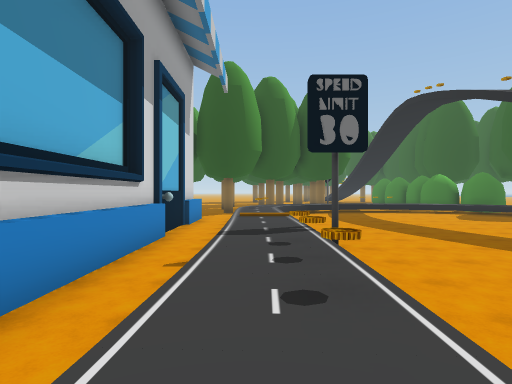
[1] (above)

24 first-person views from a walk through a scene from a Unity 3-D project. The camera is 1.2 m above the floor, looks level and sees 80° across. The floor is counted in squares, 2 m on a side. Each view is taken from the middle of a square. On the plan, view 1 faces up. The plan holds only what a view shows up to about 9 squares ahead; the rest is blank. The place goes on beyond the plan. The player character is not drawn.

[2]
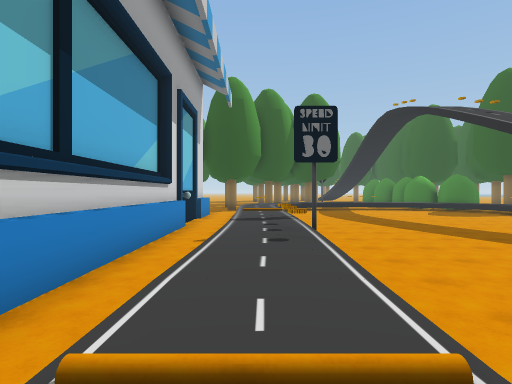

[3]
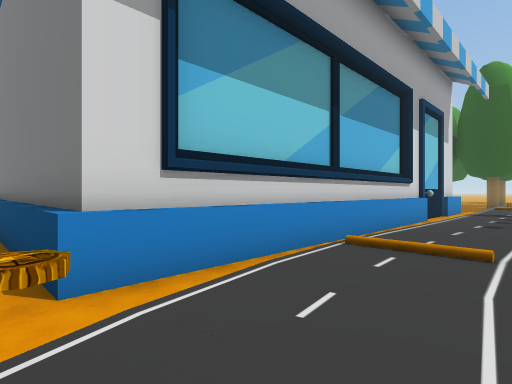

[4]
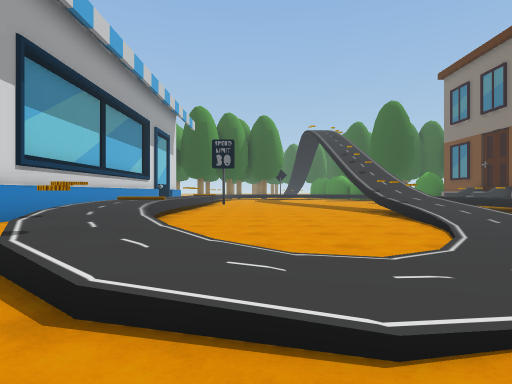

[5]
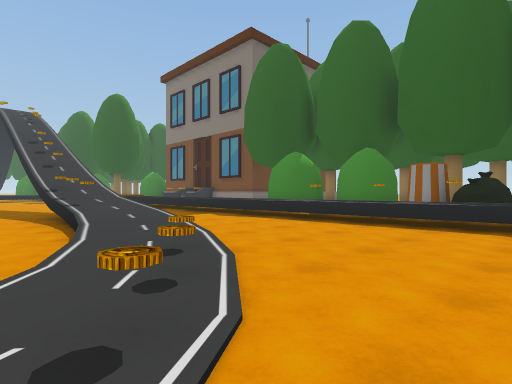

[6]
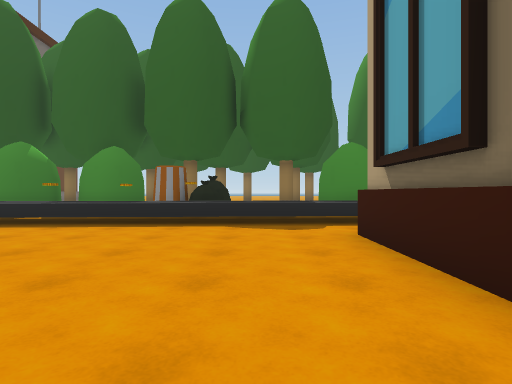

[7]
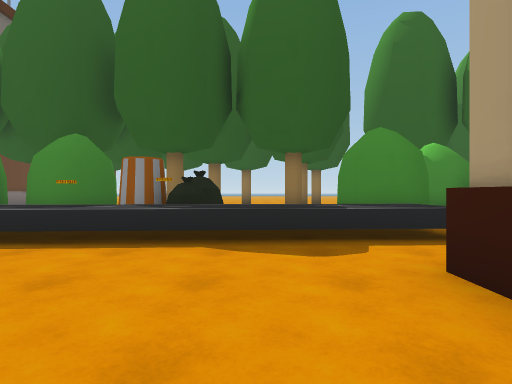

[8]
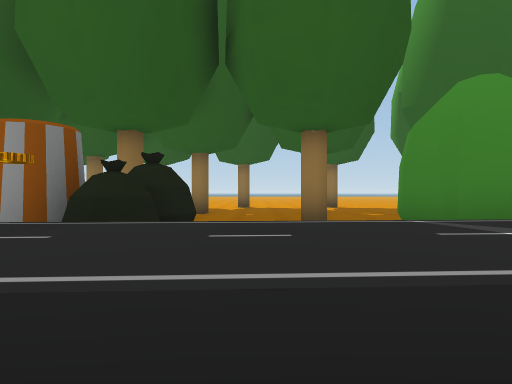

[9]
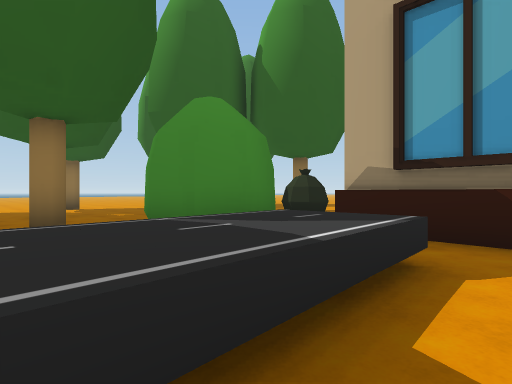

[10]
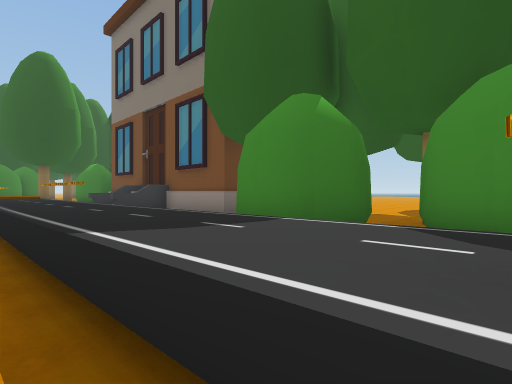

[11]
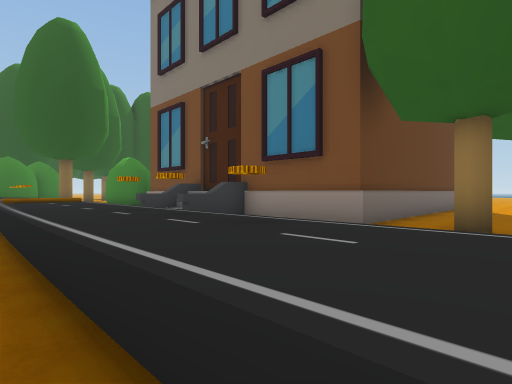

[12]
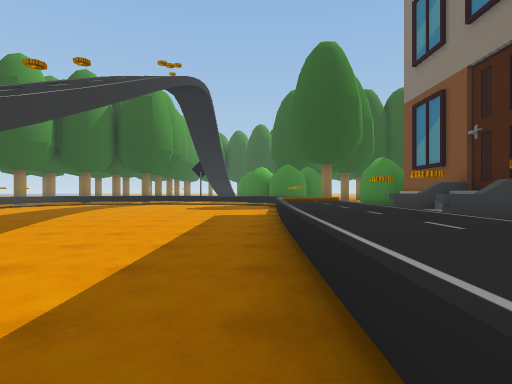

[13]
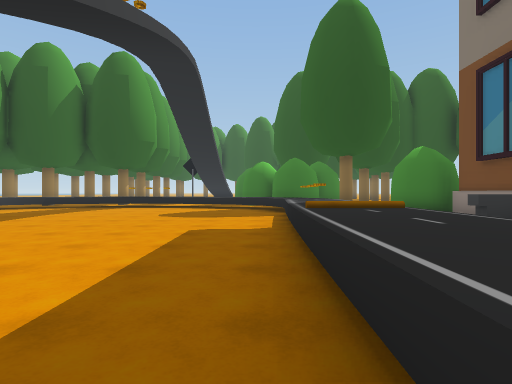

[14]
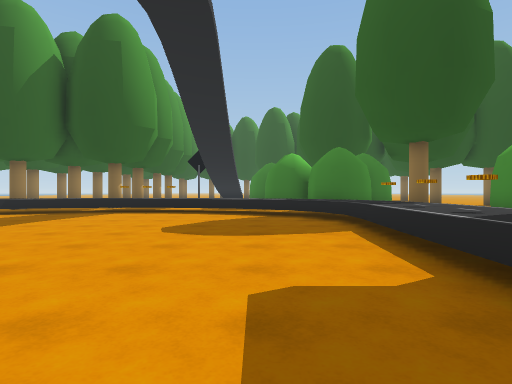

[15]
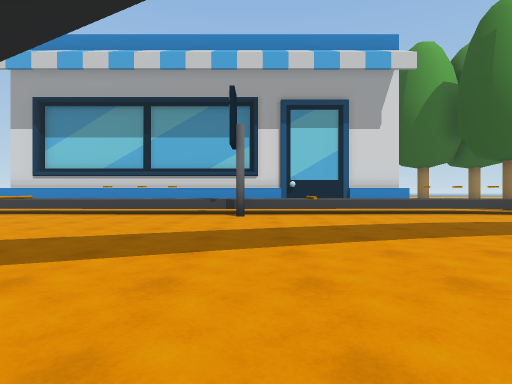

[16]
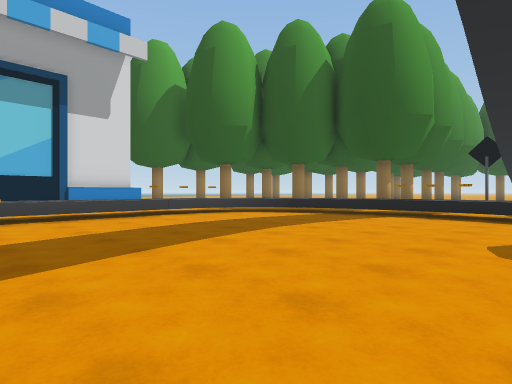

[17]
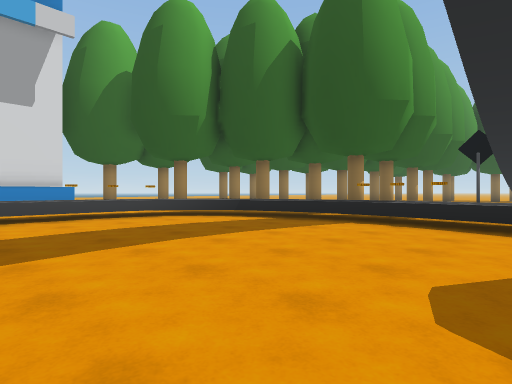

[18]
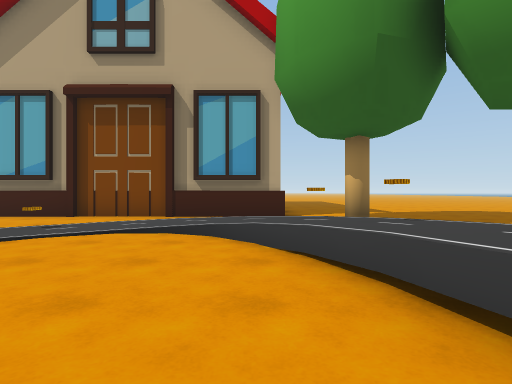

[19]
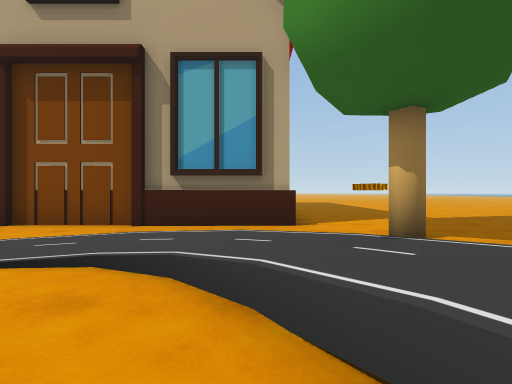

[20]
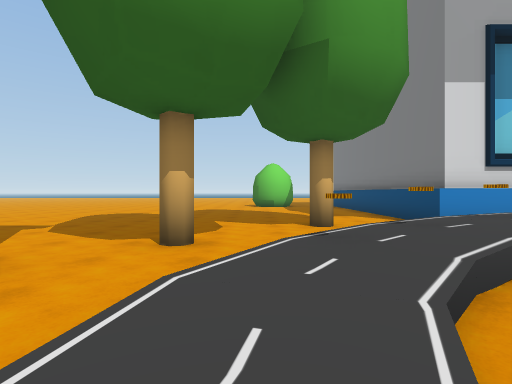

[21]
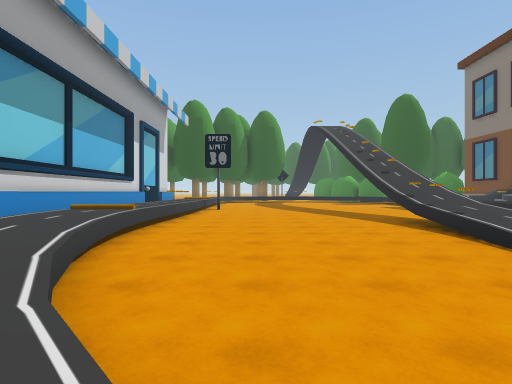

[22]
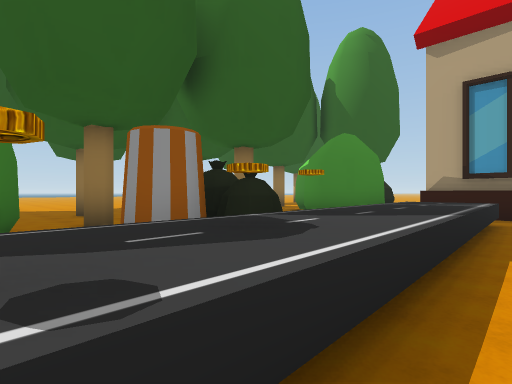

[23]
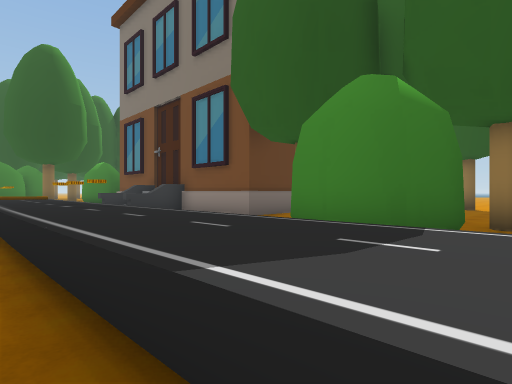

[24]
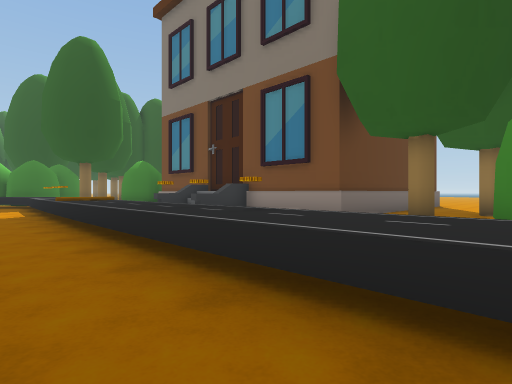

### Floor plan
Key: @ floor where view 1 was taken; # wall or solid block; x gap in a wall; . main floor; : floor 0.25 m higher than the main floor; + floor 0.5 m higher than the main floor; * floor 0.75 m higher than the main floor; / step, stairs or slope; = window, fence, low wall or low ledge; ^ raised ledge; v drop or lower ground; B building; C coin; U bush; T tree; O other object.
Columns run from 5 left of view 1 to 20 right of it. Each row starts with its distance up from view 1.
 17          T...
 16         = ///
 15        ******   ##
 14       *//.....=#==T
 13      */.........#=  UU
 12     .O=.........*=  UU
 11    B.O=.........O=   #
 10    B.*=.........O=   #
  9    ..*=.........O=   #
  8    ..*=.........*= ^x#
  7    B.*=.........^= //^
  6    B.*=.........^^ ^x^
  5    B.*=.........^^   #
  4    B.*O.........^^   #
  3    B.*C.........O^   #####
  2    B.*C.....//..C^   .....
  1    B.*=...../ ..C^  T.....
  0    B.@=.....Ov..^^     .T
 -1    B.//.....O=..^^UU .....
 -2    B.*=...../=..^^UU T....
 -3 ###B.*=.....//..^^ UU   T
 -4 .....*/....//...C^ UU
 -5  ....#+/....O...C^   .....
 -6 ...T..+//..C/...^^O T...T.
 -7 ....../::..C....^C## ....
 -8 .....T..//......^^   ....
 -9  ...............^^. T....
-10 .......BBBBBBBB.^^UU ...T
-11 .......        ...UU  ...
-12 .......        BBB     ..
-13 ... ..           B #UU T

Where each view was taken, in squares from view 1:
view 1: 0 up, 0 right, facing up
view 2: 2 down, 0 right, facing up
view 3: 4 down, 1 right, facing up-left
view 4: 9 down, 3 right, facing up
view 5: 8 down, 5 right, facing up-right
view 6: 8 down, 5 right, facing right
view 7: 8 down, 7 right, facing right
view 8: 8 down, 10 right, facing right
view 9: 8 down, 10 right, facing down-right
view 10: 4 down, 10 right, facing up-right
view 11: 0 up, 10 right, facing up-right
view 12: 0 up, 10 right, facing up
view 13: 3 up, 10 right, facing up
view 14: 6 up, 9 right, facing up
view 15: 6 up, 9 right, facing left
view 16: 7 up, 8 right, facing up-left
view 17: 9 up, 8 right, facing up-left
view 18: 2 down, 2 right, facing down
view 19: 4 down, 2 right, facing down
view 20: 7 down, 4 right, facing left
view 21: 7 down, 3 right, facing up
view 22: 4 down, 10 right, facing down-right
view 23: 3 down, 10 right, facing up-right
view 24: 1 down, 9 right, facing up-right
